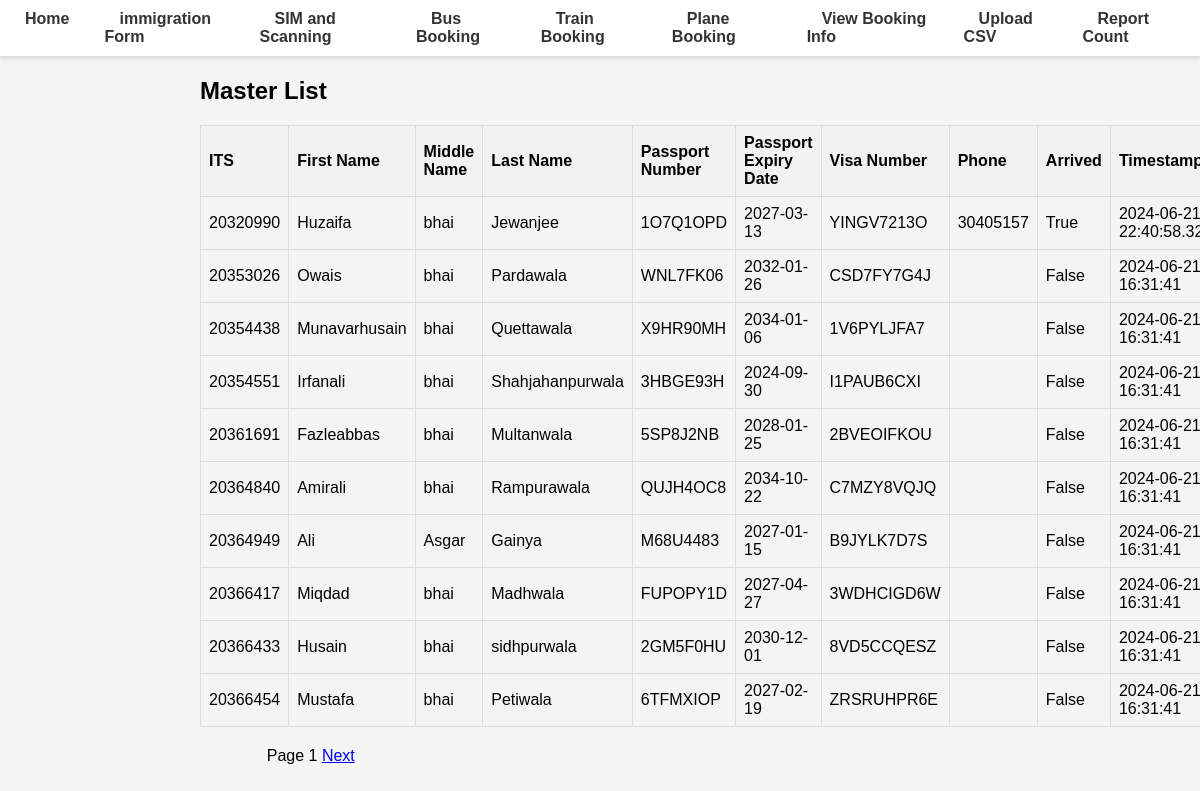
The app's page /masters/, older data.
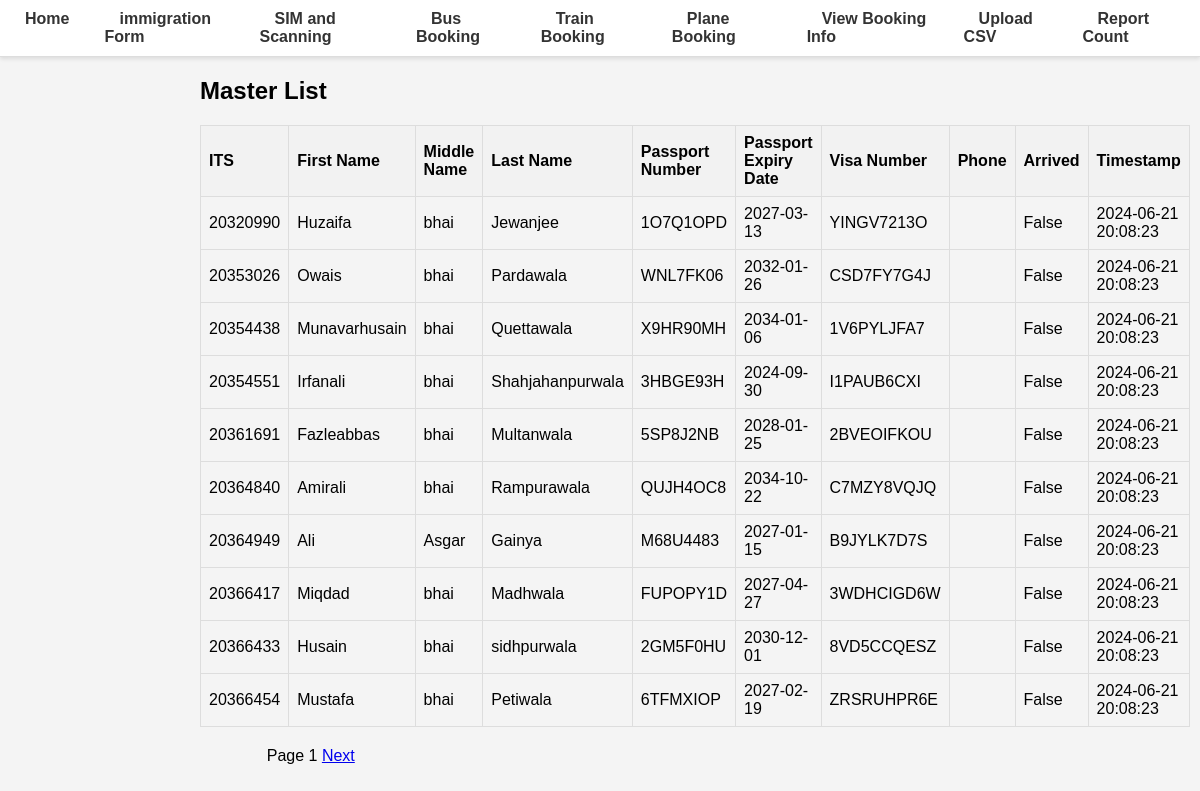
The same page, newer data.
### database.py (models this page shows)
class Master(Base):
    __tablename__ = "master"
    ITS = Column(Integer, primary_key=True, index=True)
    first_name = Column(String, index=True)
    middle_name = Column(String, index=True)
    last_name = Column(String, index=True)
    DOB = Column(Date)
    passport_No = Column(String, unique=True, index=True)
    passport_Expiry = Column(Date, index=True)
    Visa_No = Column(String, index=True)
    Mode_of_Transport = Column(String, index=True)
    phone = Column(String, index=True)
    arrived = Column(Boolean, default=False)
    timestamp = Column(DateTime, default=func.now())

### main.py (the view)
@app.get("/masters/", response_class=HTMLResponse)
async def list_masters(request: Request, page: int = Query(1), db: Session = Depends(get_db)):
    page_size = 10
    offset = (page - 1) * page_size
    masters = db.query(Master).offset(offset).limit(page_size).all()
    total_masters = db.query(func.count(Master.ITS)).scalar()
    return templates.TemplateResponse(
        "masters.html",
        {
            "request": request,
            "masters": masters,
            "page": page,
            "page_size": page_size,
            "total_masters": total_masters
        },
    )

### templates/masters.html (shortened to what this page needs)
{% extends "base.html" %}
{% block content %}
<h2>Master List</h2>
<table>
    <tr>
        <th>ITS</th>
        <th>First Name</th>
        <th>Middle Name</th>
        <th>Last Name</th>
        <th>Passport Number</th>
        <th>Passport Expiry Date</th>
        <th>Visa Number</th>
        <th>Phone</th>
        <th>Arrived</th>
        <th>Timestamp</th>
    </tr>
    {% for master in masters %}
    <tr>
        <td>{{ master.ITS }}</td>
        <td>{{ master.first_name }}</td>
        <td>{{ master.middle_name }}</td>
        <td>{{ master.last_name }}</td>
        <td>{{ master.passport_No }}</td>
        <td>{{ master.passport_Expiry }}</td>
        <td>{{ master.Visa_No }}</td>
        <td>{{ master.phone }}</td>
        <td>{{ master.arrived }}</td>
        <td>{{ master.timestamp }}</td>
    </tr>
    {% endfor %}
</table>
<div>
    <span>Page {{ page }}</span>
    <a href="/masters/?page={{ page + 1 }}" {% if (page * page_size) >= total_masters %}style="visibility:hidden;"{% endif %}>Next</a>
</div>
{% endblock %}

### templates/base.html (shortened to what this page needs)
<!DOCTYPE html>
<html lang="en">
<head>
    <link rel="stylesheet" href="/static/styles.css">
</head>
<body>
    <nav>
        <ul>
            <li><a href="/">Home</a></li>
            <li class="dropdown">
                <a href="/master-form">immigration Form</a>
            </li>
            <li class="dropdown">
                <a href="/mark-as-arrived-form/">SIM and Scanning</a>
            </li>
            <li class="dropdown">
                <a href="/bus-booking/">Bus Booking</a>
            </li>
            <li class="dropdown">
                <a href="/train-booking-form/">Train Booking</a>
            </li>
            <li class="dropdown">
                <a href="/plane-booking-form/">Plane Booking</a>
            </li>
            <li class="dropdown">
                <a href="/view-booking-info/">View Booking Info</a>
            </li>
            <li class="dropdown">
                <a href="/upload-csv/">Upload CSV</a>
            </li>
            <li><a href="/view-count/">Report Count</a></li>
        </ul>
    </nav>
    <div class="container">
        {% block content %}{% endblock %}
    </div>
</body>
</html>

### static/styles.css (style rules this page uses)
body { font-family: Arial, sans-serif; margin: 0; padding: 0; background-color: #f4f4f4; }
nav { background-color: #fff; border-bottom: 1px solid #ddd; padding: 10px; display: flex; justify-content: center; box-shadow: 0 2px 4px rgba(0, 0, 0, 0.1); }
nav ul { list-style: none; margin: 0; padding: 0; display: flex; gap: 20px; }
nav ul li { display: inline; }
nav a { color: #333; text-decoration: none; font-weight: bold; padding: 10px 15px; border-radius: 3px; transition: background-color 0.3s, color 0.3s; }
.container { max-width: 800px; margin: 0 auto; }
table { width: 100%; border-collapse: collapse; margin-bottom: 20px; }
table, th, td { border: 1px solid #ddd; }
th, td { padding: 8px; text-align: left; }
th { background-color: #f2f2f2; }
.dropdown { display: inline-block; }

### templates/base.html (style rules this page uses)
.dropdown { position: relative; display: inline-block; }

Row changes from the older to the newer data that the page shows:
changed Master "Huzaifa": arrived "True" → "False"; timestamp "2024-06-21…" → "2024-06-21 20:08:23"; phone "30405157" → (not shown)
changed Master "Owais": timestamp "2024-06-21 16:31:41" → "2024-06-21 20:08:23"
changed Master "Munavarhusain": timestamp "2024-06-21 16:31:41" → "2024-06-21 20:08:23"
changed Master "Irfanali": timestamp "2024-06-21 16:31:41" → "2024-06-21 20:08:23"
changed Master "Fazleabbas": timestamp "2024-06-21 16:31:41" → "2024-06-21 20:08:23"
changed Master "Amirali": timestamp "2024-06-21 16:31:41" → "2024-06-21 20:08:23"
changed Master "Ali": timestamp "2024-06-21 16:31:41" → "2024-06-21 20:08:23"
changed Master "Miqdad": timestamp "2024-06-21 16:31:41" → "2024-06-21 20:08:23"
changed Master "Husain": timestamp "2024-06-21 16:31:41" → "2024-06-21 20:08:23"
changed Master "Mustafa": timestamp "2024-06-21 16:31:41" → "2024-06-21 20:08:23"
